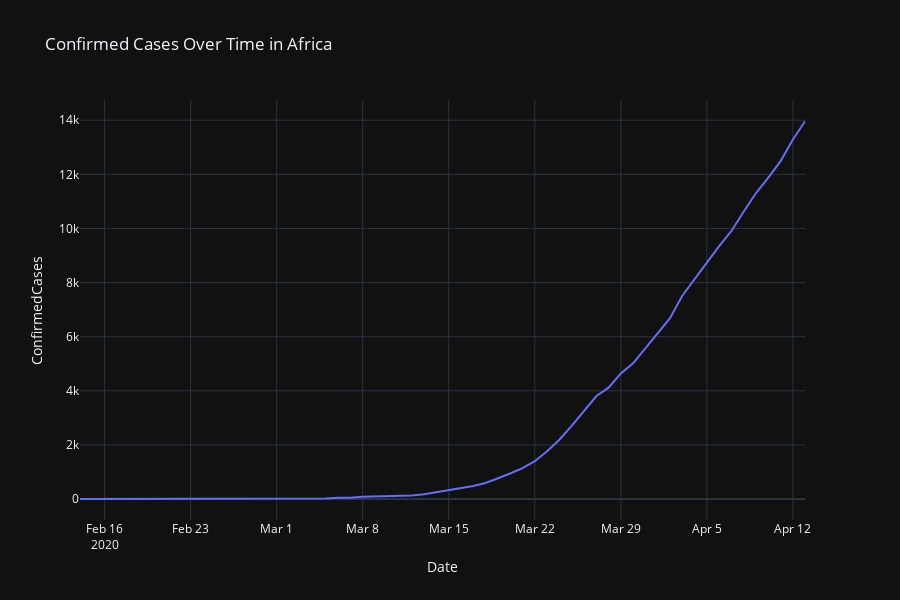

Notebook source saved alongside this figure:
### Code cell
# in confirmed cases over time
c_case =df.groupby('Date')['ConfirmedCases'].sum().reset_index()
fig = px.line(c_case, x="Date", y="ConfirmedCases", 
              title="Confirmed Cases Over Time in Africa")
fig.show()

### Figure 1 — Plotly figure (JSON) as saved in the notebook; plotly's stock layout.template omitted (floating-point values rounded to 4 significant figures)
{"data": [{"hoverlabel": {"namelength": 0}, "hovertemplate": "Date=%{x}<br>ConfirmedCases=%{y}", "legendgroup": "", "line": {"color": "#636efa", "dash": "solid"}, "mode": "lines", "name": "", "showlegend": false, "type": "scatter", "x": ["2020-02-14T00:00:00", "2020-02-15T00:00:00", "2020-02-16T00:00:00", "2020-02-17T00:00:00", "2020-02-18T00:00:00", "2020-02-19T00:00:00", "2020-02-20T00:00:00", "2020-02-21T00:00:00", "2020-02-22T00:00:00", "2020-02-23T00:00:00", "2020-02-24T00:00:00", "2020-02-25T00:00:00", "2020-02-26T00:00:00", "2020-02-27T00:00:00", "2020-02-28T00:00:00", "2020-02-29T00:00:00", "2020-03-01T00:00:00", "2020-03-02T00:00:00", "2020-03-03T00:00:00", "2020-03-04T00:00:00", "2020-03-05T00:00:00", "2020-03-06T00:00:00", "2020-03-07T00:00:00", "2020-03-08T00:00:00", "2020-03-09T00:00:00", "2020-03-10T00:00:00", "2020-03-11T00:00:00", "2020-03-12T00:00:00", "2020-03-13T00:00:00", "2020-03-14T00:00:00", "2020-03-15T00:00:00", "2020-03-16T00:00:00", "2020-03-17T00:00:00", "2020-03-18T00:00:00", "2020-03-19T00:00:00", "2020-03-20T00:00:00", "2020-03-21T00:00:00", "2020-03-22T00:00:00", "2020-03-23T00:00:00", "2020-03-24T00:00:00", "2020-03-25T00:00:00", "2020-03-26T00:00:00", "2020-03-27T00:00:00", "2020-03-28T00:00:00", "2020-03-29T00:00:00", "2020-03-30T00:00:00", "2020-03-31T00:00:00", "2020-04-01T00:00:00", "2020-04-02T00:00:00", "2020-04-03T00:00:00", "2020-04-04T00:00:00", "2020-04-05T00:00:00", "2020-04-06T00:00:00", "2020-04-07T00:00:00", "2020-04-08T00:00:00", "2020-04-09T00:00:00", "2020-04-10T00:00:00", "2020-04-11T00:00:00", "2020-04-12T00:00:00", "2020-04-13T00:00:00"], "xaxis": "x", "y": [1, 1, 1, 1, 1, 1, 1, 1, 1, 1, 1, 2, 2, 2, 3, 3, 4, 8, 11, 21, 24, 43, 43, 83, 91, 104, 117, 133, 173, 250, 308, 395, 478, 593, 761, 944, 1141, 1398, 1769, 2191, 2705, 3250, 3798, 4115, 4644, 5016, 5580, 6110, 6682, 7515, 8110, 8736, 9348, 9909, 10626, 11309, 11876, 12489, 13286, 13972], "yaxis": "y"}], "layout": {"height": 600, "legend": {"tracegroupgap": 0}, "title": {"text": "Confirmed Cases Over Time in Africa"}, "xaxis": {"anchor": "y", "domain": [0, 0.98], "title": {"text": "Date"}}, "yaxis": {"anchor": "x", "domain": [0, 1], "title": {"text": "ConfirmedCases"}}}}
